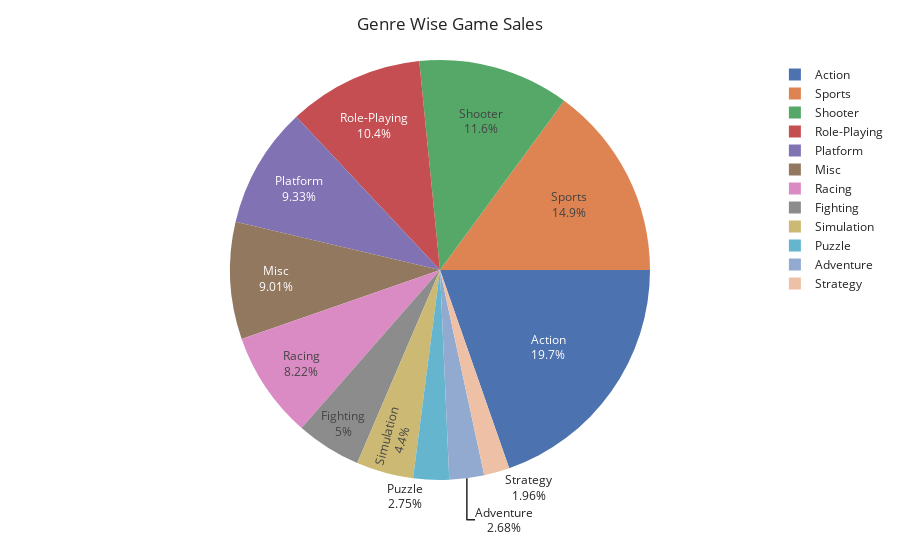

Write notebook code for a chart like this one.
### Code cell
# Genre vs Game Sales

genre = df_vgame.loc[:,['Genre','Global_Sales']]
genre['total_sales'] = genre.groupby('Genre')['Global_Sales'].transform('sum')
genre.drop('Global_Sales', axis=1, inplace=True)
genre = genre.drop_duplicates()

fig = px.pie(genre, names='Genre', values='total_sales', template='seaborn')
fig.update_traces(rotation=90, textinfo="percent+label")
fig.update_layout(title="Genre Game Sales",title_x=0.5)
fig.show()

### Figure 1 — Plotly figure (JSON) as saved in the notebook; plotly's stock layout.template omitted (floating-point values rounded to 4 significant figures)
{"data": [{"domain": {"x": [0, 1], "y": [0, 1]}, "hoverlabel": {"namelength": 0}, "hovertemplate": "Genre=%{label}<br>total_sales=%{value}", "labels": ["Sports", "Platform", "Racing", "Role-Playing", "Puzzle", "Misc", "Shooter", "Simulation", "Action", "Fighting", "Adventure", "Strategy"], "legendgroup": "", "name": "", "rotation": 90, "showlegend": true, "textinfo": "percent+label", "type": "pie", "values": [1329.0, 830.9, 732.0, 927.3, 244.9, 802.1, 1037.0, 392.0, 1750.0, 445.7, 238.8, 174.8]}], "layout": {"legend": {"tracegroupgap": 0}, "margin": {"t": 60}, "title": {"text": "Genre Wise Game Sales", "x": 0.5}}}
